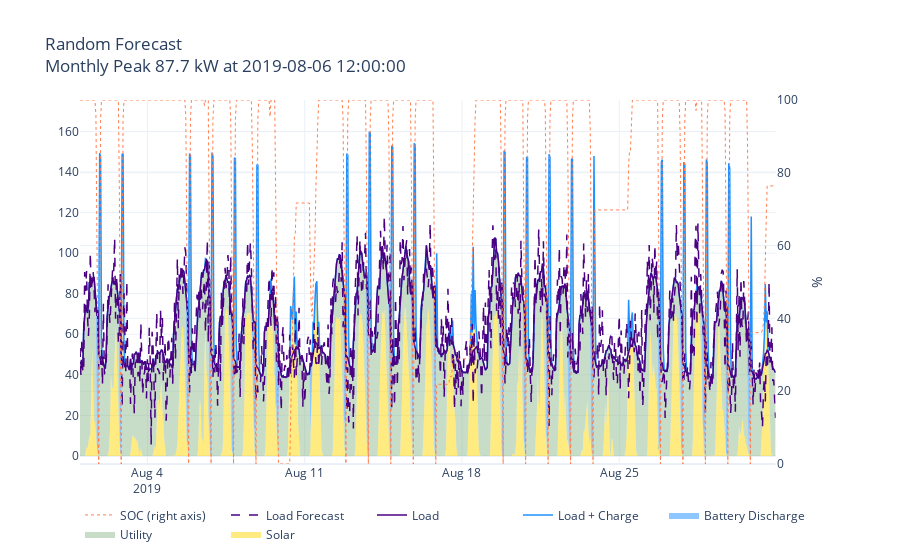

Notebook code for this chart:
### Code cell
monthly_peaks = calc_monthly_peaks2(dispatch2.grid,peak_hours)
if monthly_peaks is not None:
    peak2 = monthly_peaks.iloc[month-1]['grid kw']
    t_peak2 = monthly_peaks.iloc[month-1]['grid t']
else:
    peak2 = None
    t_peak2 = None   

begin2 = t_peak2 - pd.Timedelta('1h')*36
end2 = t_peak2 + pd.Timedelta('1h')*36

f = plotly_stacked(dispatch2.loc[f'2019-{month}'],#[begin:end],
                    solar='pv',
                    load='load',
                    load_forecast='load_forecast',
                    batt='batt',
                    utility='grid',
                    soc='soc',
                    theme='plotly_white',
                    title=f'{fcast2} Forecast<br>Monthly Peak {peak2} kW at {t_peak2}')

### Figure 1 — Plotly figure (JSON) as saved in the notebook; plotly's stock layout.template omitted (floating-point values rounded to 4 significant figures; data arrays with more than 128 entries replaced by an {"elided": "..."} marker saying what was removed)
{"data": [{"line": {"color": "gold", "width": 0}, "mode": "lines", "name": "Solar", "stackgroup": "one", "type": "scatter", "x": {"elided": "744 str values"}, "xaxis": "x", "y": {"elided": "744 float values"}, "yaxis": "y"}, {"line": {"color": "darkseagreen", "width": 0}, "mode": "lines", "name": "Utility", "stackgroup": "one", "type": "scatter", "x": {"elided": "744 str values"}, "xaxis": "x", "y": {"elided": "744 float values"}, "yaxis": "y"}, {"line": {"color": "dodgerblue", "width": 0}, "mode": "lines", "name": "Battery Discharge", "stackgroup": "one", "type": "scatter", "x": {"elided": "744 str values"}, "xaxis": "x", "y": {"elided": "744 float values"}, "yaxis": "y"}, {"line": {"color": "dodgerblue", "width": 1.5}, "mode": "lines", "name": "Load + Charge", "type": "scatter", "x": {"elided": "744 str values"}, "xaxis": "x", "y": {"elided": "744 float values"}, "yaxis": "y"}, {"line": {"color": "indigo", "width": 1.5}, "mode": "lines", "name": "Load", "type": "scatter", "x": {"elided": "744 str values"}, "xaxis": "x", "y": {"elided": "744 float values"}, "yaxis": "y"}, {"line": {"color": "indigo", "dash": "dash", "width": 1.5}, "mode": "lines", "name": "Load Forecast", "type": "scatter", "x": {"elided": "744 str values"}, "xaxis": "x", "y": {"elided": "744 float values"}, "yaxis": "y"}, {"line": {"color": "coral", "dash": "dot", "width": 1}, "mode": "lines", "name": "SOC (right axis)", "type": "scatter", "x": {"elided": "744 str values"}, "xaxis": "x", "y": {"elided": "744 float values"}, "yaxis": "y2"}], "layout": {"hovermode": "x", "legend": {"orientation": "h", "traceorder": "reversed"}, "paper_bgcolor": "rgba(0,0,0,0)", "plot_bgcolor": "rgba(0,0,0,0)", "title": {"text": "Random Forecast<br>Monthly Peak 87.7 kW at 2019-08-06 12:00:00"}, "xaxis": {"anchor": "y", "domain": [0, 0.94]}, "yaxis": {"anchor": "x", "domain": [0, 1], "range": [-3.99, 175.5]}, "yaxis2": {"anchor": "x", "overlaying": "y", "range": [0, 100], "side": "right", "title": {"text": "%"}}}}
